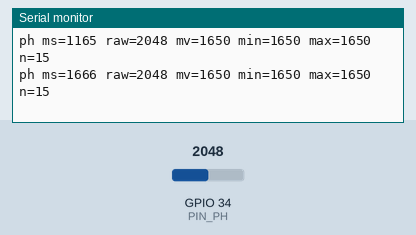
The program below on a simulated ESP32. Shown: the last lines printed to the serial monitor. The test bench sets the inputs (shaded band); at power-on: GPIO 34 (PIN_PH) = 2048 (analog values on the 0–4095 scale).

Above: at 1.7 s.
1.8 s: GPIO 34 (PIN_PH) set to 2866
At 2.47 s:
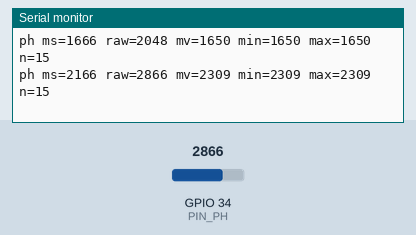
3.3 s: GPIO 34 (PIN_PH) set to 3603
At 3.3 s:
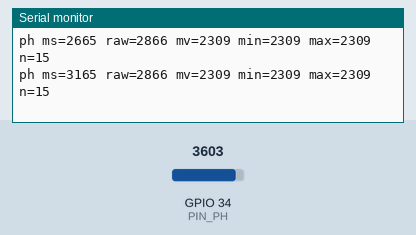
Timing chart, 0 to 6.3 s (numbered marks = the images above; inputs shaded):
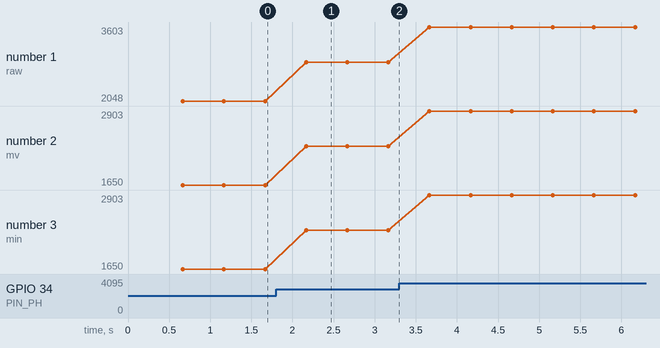

The program:

main.cpp
```cpp
/*
  Prueba de banco del sensor de pH PH-7BNC (PH-4502C) + ESP32 DevKit V1

  - Pin analógico: GPIO34 (ADC1, solo entrada).
  - Divisor 4.7k + 4.7k: al GPIO llega la mitad de la salida Po del módulo.
  - Módulo alimentado con 5 V (VIN). Do y To sin conectar.

  Cada 0.5 s envía una línea con datos crudos; los cálculos (voltaje de salida, pH,
  calibración con buffers y muestras) los hace el monitor de consola:

      ./.venv/bin/python pruebas/ph/monitor.py

  Formato de la línea:
      ph ms=<millis> raw=<ADC mediana> mv=<mV GPIO34 mediana> min=<mV> max=<mV> n=<muestras>
*/

#include <Arduino.h>

constexpr int PIN_PH = 34;
constexpr int NUM_MUESTRAS = 15;
constexpr uint32_t ESPERA_MUESTRA_MS = 10;
constexpr uint32_t PERIODO_MS = 500;

template <typename T>
void ordenar(T* datos, int n) {
  for (int i = 1; i < n; i++) {
    T valor = datos[i];
    int j = i - 1;
    while (j >= 0 && datos[j] > valor) {
      datos[j + 1] = datos[j];
      j--;
    }
    datos[j + 1] = valor;
  }
}

void setup() {
  Serial.begin(115200);
  analogReadResolution(12);
  analogSetPinAttenuation(PIN_PH, ADC_11db);
  delay(500);

  Serial.println();
  Serial.println("# PH-7BNC prueba de banco: GPIO34, divisor x2, modulo a 5 V");
  Serial.println("# formato: ph ms=<t> raw=<adc> mv=<mV GPIO34> min=<mV> max=<mV> n=<muestras>");
  Serial.println("# monitor: ./.venv/bin/python pruebas/ph/monitor.py");
}

void loop() {
  const uint32_t inicio = millis();

  int crudos[NUM_MUESTRAS];
  uint32_t milivoltios[NUM_MUESTRAS];

  for (int i = 0; i < NUM_MUESTRAS; i++) {
    crudos[i] = analogRead(PIN_PH);
    // Voltaje con la calibración de fábrica del ADC (más exacto que raw * 3.3 / 4095).
    milivoltios[i] = analogReadMilliVolts(PIN_PH);
    delay(ESPERA_MUESTRA_MS);
  }

  ordenar(crudos, NUM_MUESTRAS);
  ordenar(milivoltios, NUM_MUESTRAS);

  Serial.printf("ph ms=%lu raw=%d mv=%lu min=%lu max=%lu n=%d\n",
                static_cast<unsigned long>(millis()),
                crudos[NUM_MUESTRAS / 2],
                static_cast<unsigned long>(milivoltios[NUM_MUESTRAS / 2]),
                static_cast<unsigned long>(milivoltios[0]),
                static_cast<unsigned long>(milivoltios[NUM_MUESTRAS - 1]),
                NUM_MUESTRAS);

  const uint32_t transcurrido = millis() - inicio;
  if (transcurrido < PERIODO_MS) delay(PERIODO_MS - transcurrido);
}
```

Measured:
- after the input at 1.8 s, the serial monitor: prints a new line after 0.37 s (image 1)
- plotted number 1: 2048 → 2866 after the input at 1.8 s, 2866 → 3603 after the input at 3.3 s
- plotted number 2: 1650 → 2309 after the input at 1.8 s, 2309 → 2903 after the input at 3.3 s
- plotted number 3: 1650 → 2309 after the input at 1.8 s, 2309 → 2903 after the input at 3.3 s
